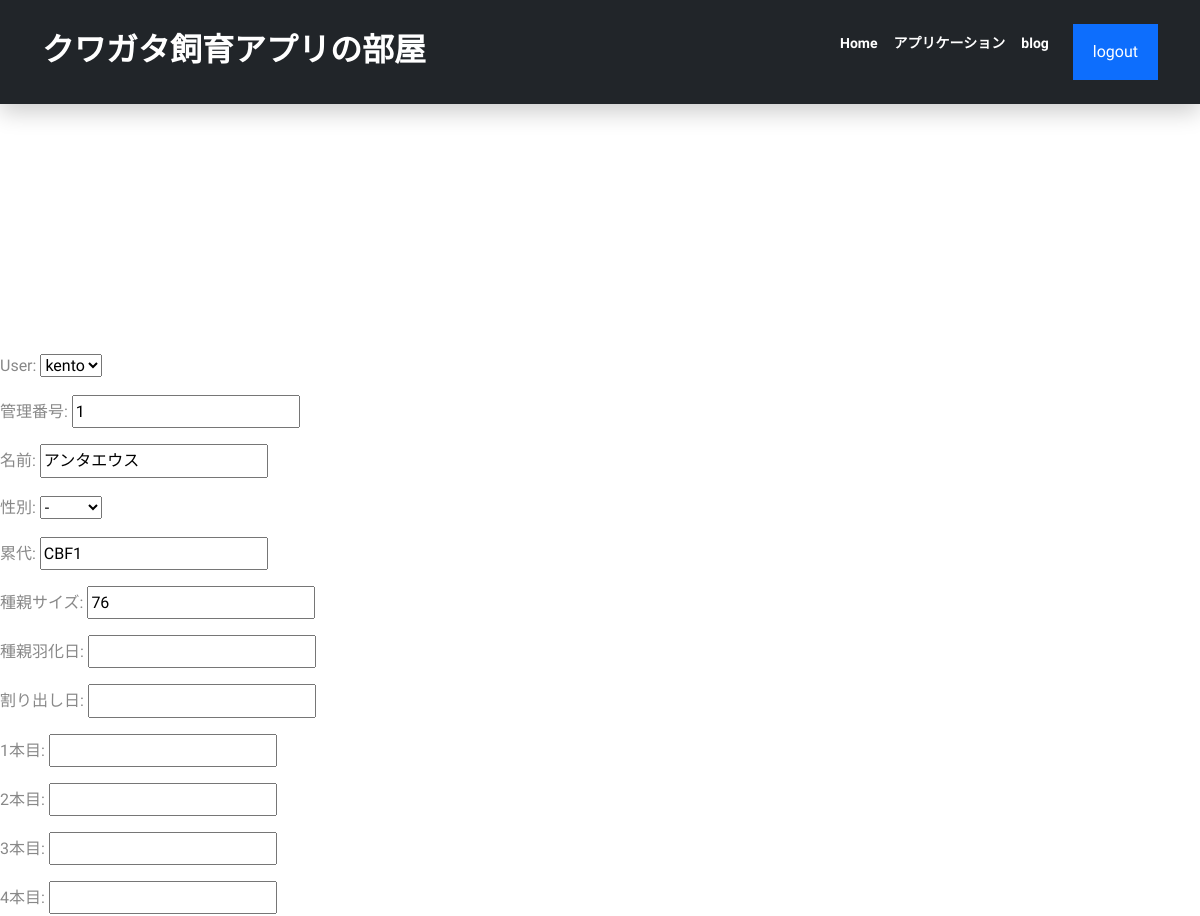
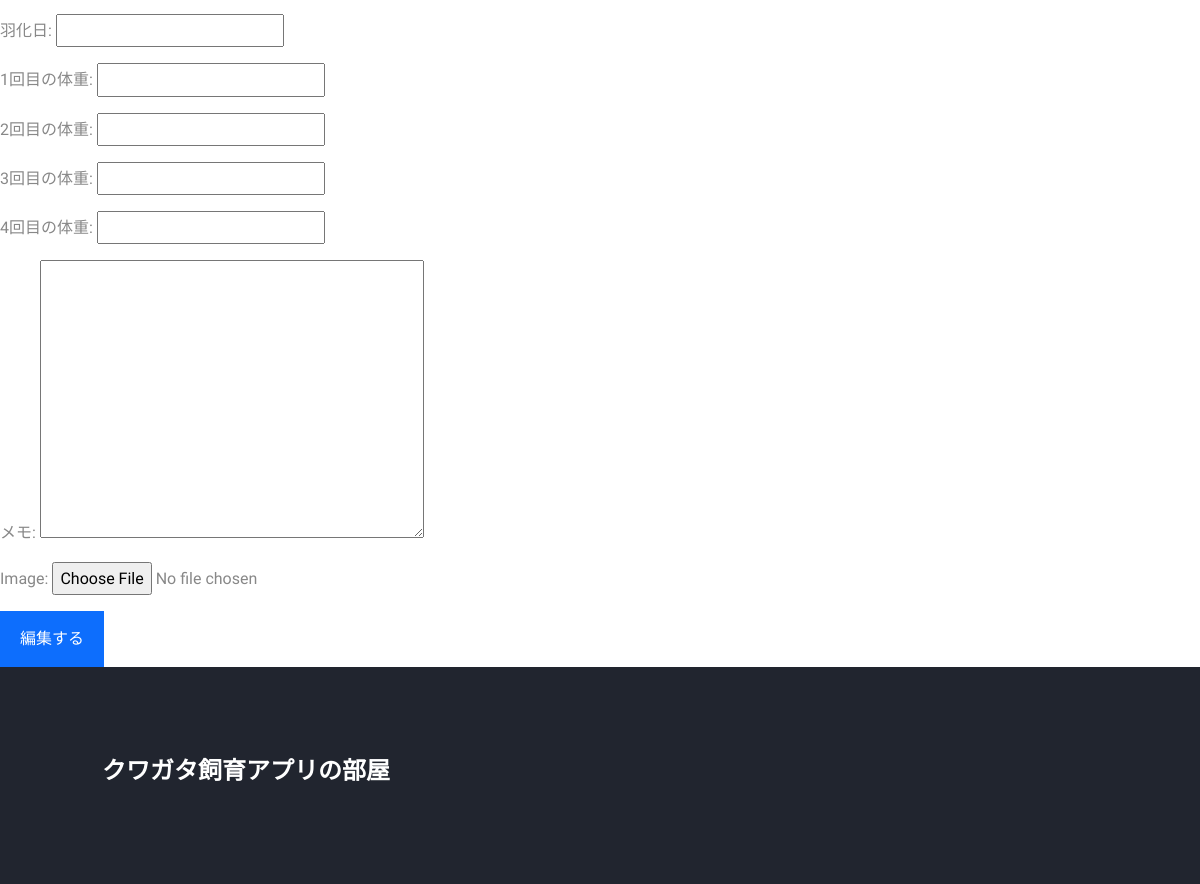
The app's page /child/update/2/ (signed in) with its own data (2 pictures, top to bottom).
### child/models.py (models this page shows, shortened)
class Childmodel(models.Model):
    user = models.ForeignKey(User, on_delete=models.CASCADE,related_name='child',null=True)
    number = models.IntegerField('管理番号')
    name = models.CharField('名前',max_length=100)
    gender = models.CharField(
        '性別',
        max_length=50,
        choices=GENDER,
    )
    gener=models.CharField('累代',max_length=100,null=True, blank=True)
    size_ad = models.CharField('種親サイズ',max_length=100,null=True, blank=True)
    ad_date = models.DateField('種親羽化日',null=True, blank=True)
    date = models.DateField('割り出し日',null=True, blank=True)
    date_1 = models.DateField('1本目',null=True, blank=True)
    date_2 = models.DateField('2本目',null=True, blank=True)
    date_3 = models.DateField('3本目',null=True, blank=True)
    date_4 = models.DateField('4本目',null=True, blank=True)
    date_5 = models.DateField('羽化日',null=True, blank=True)
    weight_1=models.FloatField('1回目の体重',null=True, blank=True)
    weight_2=models.FloatField('2回目の体重',null=True, blank=True)
    weight_3=models.FloatField('3回目の体重',null=True, blank=True)
    weight_4=models.FloatField('4回目の体重',null=True, blank=True)
    memo = models.TextField('メモ',null=True, blank=True)
    image = models.ImageField(upload_to='media',null=True,blank=True)

### child/views.py (the view)
# urls.py: path('update/<int:pk>/',login_required(views.Childupdate.as_view()),name='child_update'),
class Childupdate(UpdateView):
    template_name='child_update.html'
    model = Childmodel
    fields = "__all__"
    success_url = reverse_lazy("child:child_list")

### templates/child_update.html (shortened to what this page needs)
{% extends 'base.html' %}
{% load static %}
{% block content %}
<form action="" method="POST" enctype="multipart/form-data">
    {{form.as_p}}
    <input type="submit" class="btn btn-primary " role="button" aria-disabled="true" value="編集する">
</form>
{% endblock %}
{% block extrajs %}
<link rel="stylesheet" type="text/css" href="https://cdnjs.cloudflare.com/ajax/libs/timedropper/1.0/timedropper.css">
    <link rel="stylesheet" href="//code.jquery.com/ui/1.13.0/themes/base/jquery-ui.css">
    {% endblock %}

### static/style.css (style rules this page uses)
:root { --primary: #0d6efd; --dark: #21252f; --body: #888; --box-shadow: 0 8px 22px rgba(0, 0, 0, 0.2); }
body { font-family: Sora, "sans-serif"; line-height: 1.7; color: var(--body); }
.btn { padding: 14px 18px; border-width: 2px; border-radius: 0; }

### records on screen
Childmodel: user "kento", number "1", name "アンタエウス", gender "-", gener "CBF1", size_ad "76"
